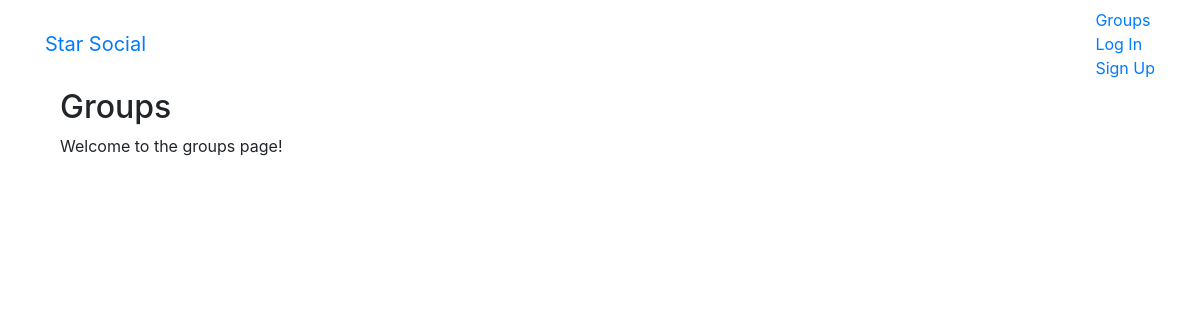
The page /groups/ on the database as committed earlier.
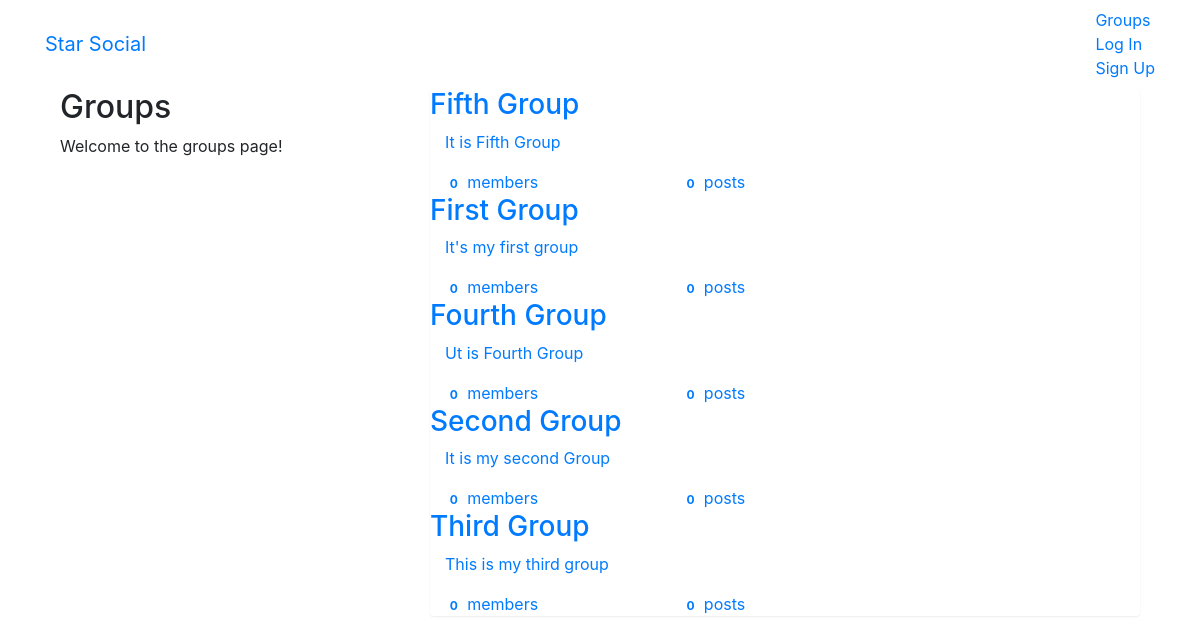
The same page on the database as committed later.
### groups/models.py (models this page shows, shortened)
class Group(models.Model):
    name = models.CharField(max_length=233, unique=True)
    slug = models.SlugField(allow_unicode=True, unique=True)
    description = models.TextField(blank=True, default='')
    description_html = models.TextField(editable=False, default='', blank=True)
    members = models.ManyToManyField(User, through='GroupMember')
    class Meta:
        ordering = ['name']

### groups/views.py (the view)
# urls.py: path('', views.ListGroups.as_view(), name='all'),
class ListGroups(generic.ListView):
    model = Group

### groups/templates/groups/group_list.html (shortened to what this page needs)
{% extends "groups/group_base.html" %}
{% block pregroup %}
  <div class="col-md-4">
    <div class="content">
      <h2>Groups</h2>
      <p>Welcome to the groups page!</p>
    </div>
  </div>
{% endblock %}
{% block group_content %}
  <div class="col-md-8">
    <div class="list-group">
      {% for group in object_list %}
        <a class="list_group_item" href="{% url 'groups:single' slug=group.slug %}">
          <h3 class = 'title list-group-item-heading'>{{group.name}}</h3>
        <div class="list-group-item-text container-fluid">
          {{group.description_html|safe}}
          <div class="row">
            <div class="col-md-4">
              <span class='badge'>{{group.members.count}}</span>
              member{{group.members.count|pluralize}}
            </div>
            <div class="col-md-4">
              <span class='badge'>{{group.posts.count}}</span>
              post{{group.posts.count|pluralize}}
            </div>
          </div>
        </div>
        </a>
      {% endfor %}
    </div>
  </div>
{% endblock %}

### groups/templates/groups/group_base.html (shortened to what this page needs)
{% extends "base.html" %}
{% block content %}
  <div class="container">
    <div class="row">
      {% block pregroup %}{% endblock %}
      {% block group_content %}{% endblock %}
    </div>
  </div>
{% endblock %}

### templates/base.html (shortened to what this page needs)
<!DOCTYPE html>
{% load static %}
<html lang="en" dir="ltr">
  <head>
    <link rel="stylesheet" href="https://stackpath.bootstrapcdn.com/bootstrap/4.4.1/css/bootstrap.min.css">
    <link rel="stylesheet" href="https://maxcdn.bootstrapcdn.com/bootstrap/3.3.7/css/bootstrap-theme.min.css">
    <link rel="stylesheet" href="{% static 'simplesocial/css/master.css'%}">
  </head>
  <body>
    <nav class='navbar mynav' role='navigation' id='navbar'>
      <div class="container">
        <a class='navbar-brand mynav' href="{% url 'home' %}">Star Social</a>
        <ul class='nav navbar-nav navbar-right'>
          {% if user.is_authenticated %}
            <li><a href="{% url 'posts:create' %}">Post</a></li>
            <li><a href="{% url 'groups:all' %}">Groups</a></li>
            <li><a href="{% url 'groups:create' %}">Create Group</a></li>
            <li><a href="{% url 'accounts:logout' %}">Log Out</a></li>
          {% else %}
            <li><a href="{% url 'groups:all' %}">Groups</a></li>
            <li><a href="{% url 'accounts:login' %}">Log In</a></li>
            <li><a href="{% url 'accounts:signup' %}">Sign Up</a></li>
          {% endif %}
        </ul>
      </div>
    </nav>
    <div class="container mycontent">
    {% block content %}
    {% endblock %}
    </div>
  </body>
</html>

Rows that differ between the two databases and show on the page:
added Group: name "Fifth Group", description_html "It is Fifth Group", members.count "0", posts.count "0"
added Group: name "First Group", description_html "It's my first group", members.count "0", posts.count "0"
added Group: name "Fourth Group", description_html "Ut is Fourth Group", members.count "0", posts.count "0"
added Group: name "Second Group", description_html "It is my second Group", members.count "0", posts.count "0"
added Group: name "Third Group", description_html "This is my third group", members.count "0", posts.count "0"
